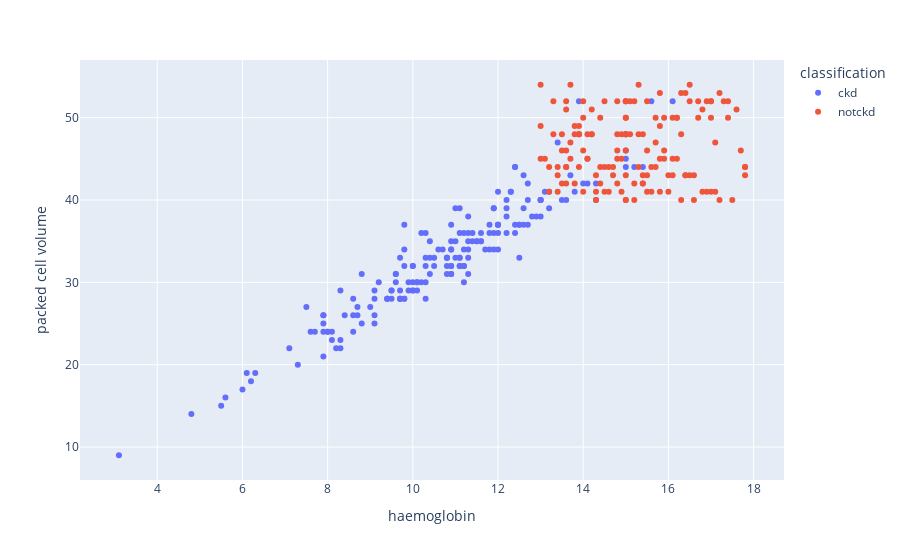

This figure's notebook cell:
### Code cell
scatters('haemoglobin','packed cell volume')

### Figure 1 — Plotly figure (JSON) as saved in the notebook; plotly's stock layout.template omitted (floating-point values rounded to 4 significant figures; data arrays with more than 128 entries replaced by an {"elided": "..."} marker saying what was removed)
{"data": [{"hovertemplate": "classification=ckd<br>haemoglobin=%{x}<br>packed cell volume=%{y}<extra></extra>", "legendgroup": "ckd", "marker": {"color": "#636efa", "symbol": "circle"}, "mode": "markers", "name": "ckd", "orientation": "v", "showlegend": true, "type": "scatter", "x": {"elided": "250 float values"}, "xaxis": "x", "y": {"elided": "250 int values"}, "yaxis": "y"}, {"hovertemplate": "classification=notckd<br>haemoglobin=%{x}<br>packed cell volume=%{y}<extra></extra>", "legendgroup": "notckd", "marker": {"color": "#EF553B", "symbol": "circle"}, "mode": "markers", "name": "notckd", "orientation": "v", "showlegend": true, "type": "scatter", "x": {"elided": "150 float values"}, "xaxis": "x", "y": {"elided": "150 int values"}, "yaxis": "y"}], "layout": {"legend": {"title": {"text": "classification"}, "tracegroupgap": 0}, "margin": {"t": 60}, "xaxis": {"anchor": "y", "domain": [0, 1], "title": {"text": "haemoglobin"}}, "yaxis": {"anchor": "x", "domain": [0, 1], "title": {"text": "packed cell volume"}}}}
